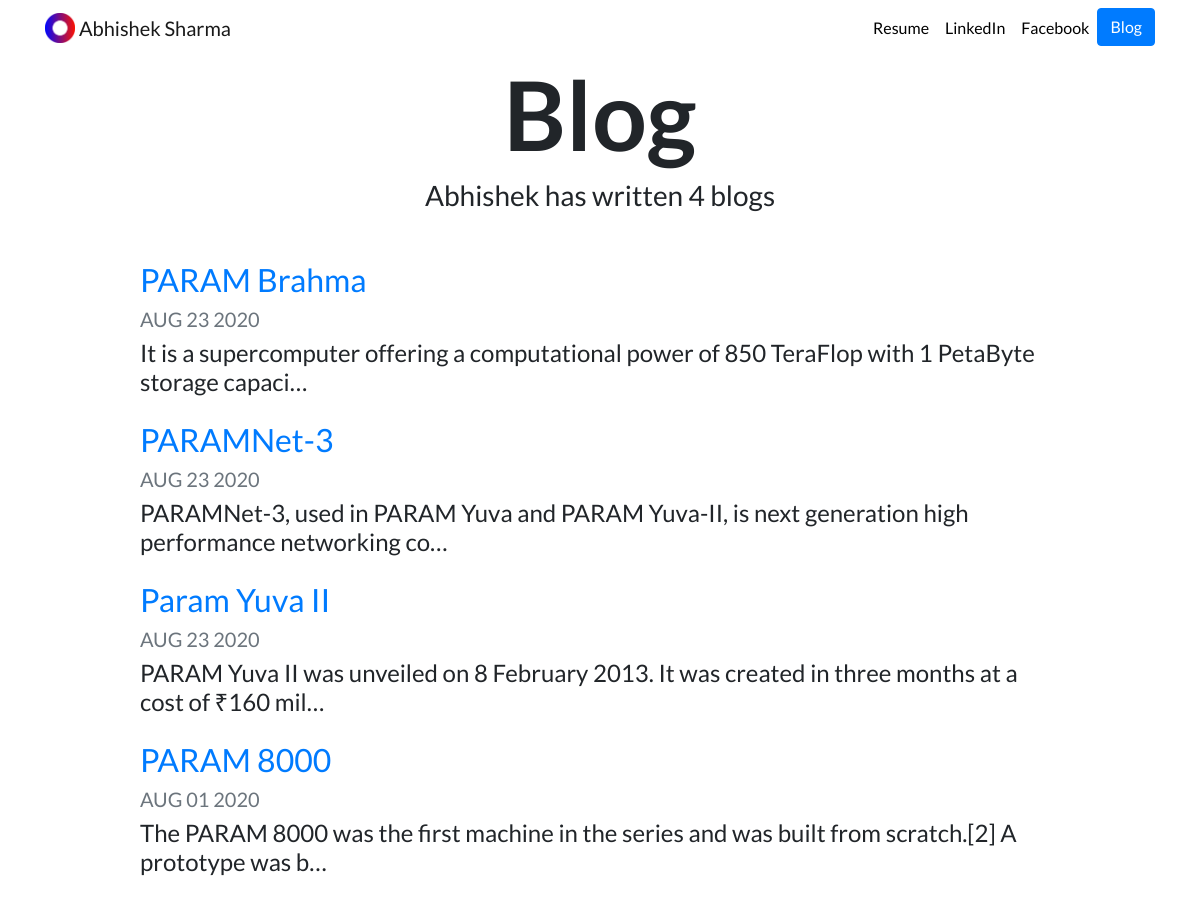
Screenshot of /blog/ with the database file from the repository.
### blog/models.py (models this page shows, shortened)
class Blog(models.Model):
    title = models.CharField(max_length=200)
    description = models.TextField()
    date = models.DateField()

### blog/views.py (the view)
# urls.py: path('', views.all_blogs, name='all_blogs'),
def all_blogs(request):
    blogs = Blog.objects.order_by('-date')
    return render(request, 'blog/all_blogs.html', {'blogs':blogs})

### blog/templates/blog/all_blogs.html
{% extends "portfolio/base.html" %}
{% load static %}
{% block content %}
<h1 id="blogtitle" class="font-weight-bold text-center">Blog</h1>
<h3 class="text-center mb-5">Abhishek has written {{ blogs.count }} blog{{ blogs.count|pluralize }}</h3>
{% for blog in blogs %}
<div class="row justify-content-center my-3">
  <div class="col-md-10">
    <a href="{% url 'blog:detail' blog.id %}">
      <h2>{{ blog.title }}</h2>
    </a>
    <h5 class="text-muted">{{ blog.date|date:'M d Y'|upper }}</h5>
    <h4>{{ blog.description|striptags|truncatechars:100 }}</h4>
  </div>
</div>
{% endfor %}
{% endblock %}

### portfolio/static/portfolio/custom.css (style rules this page uses)
body { font-family: 'Lato', sans-serif; }
#blogtitle { font-size: 6rem; }

### rows the page displays
Blog: title "PARAM Brahma", date "AUG 23 2020", description "It is a supercomputer offering a computational power of 850 TeraFlop with 1 PetaByte storage capaci…"
Blog: title "PARAMNet-3", date "AUG 23 2020", description "PARAMNet-3, used in PARAM Yuva and PARAM Yuva-II, is next generation high performance networking co…"
Blog: title "Param Yuva II", date "AUG 23 2020", description "PARAM Yuva II was unveiled on 8 February 2013. It was created in three months at a cost of ₹160 mil…"
Blog: title "PARAM 8000", date "AUG 01 2020", description "The PARAM 8000 was the first machine in the series and was built from scratch.[2] A prototype was b…"

### other values shown
{{ blogs.count }} "4"
